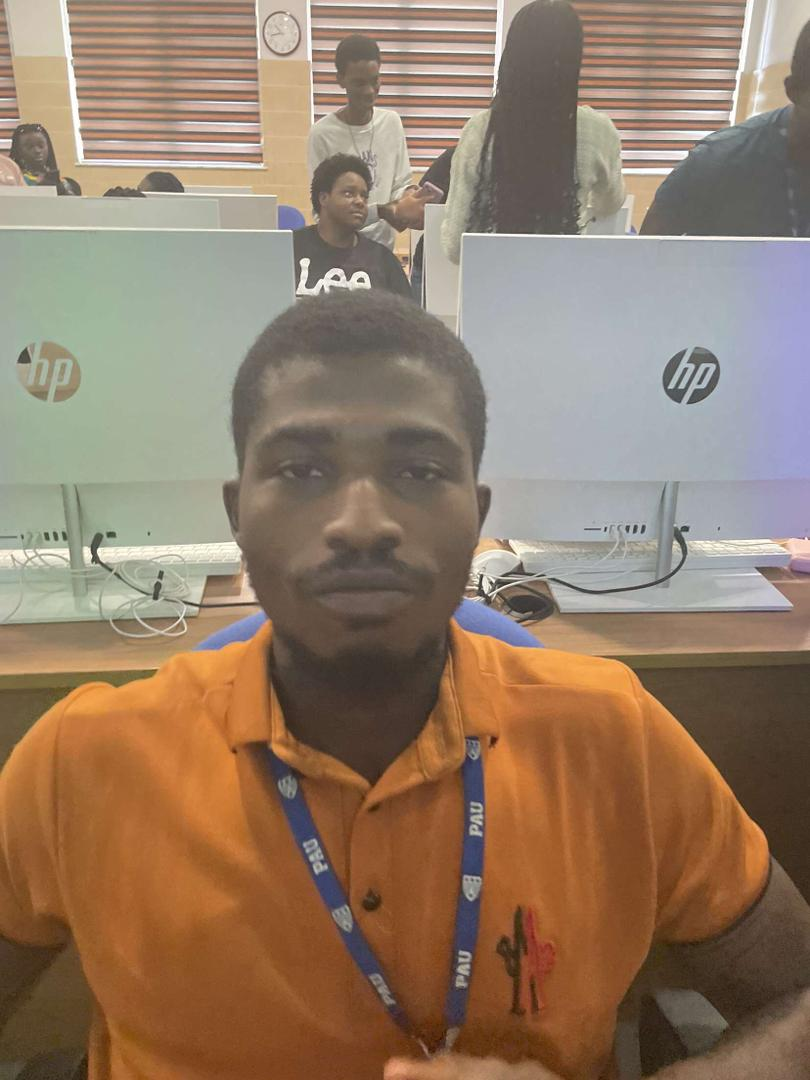
#> input picture week3/img/george.jpg, 810 x 1080 px
$ python practice_1.py
#> lines starting #> are read from the running program, lines starting #| are printed output that depends on the picture
import numpy as np
import matplotlib.pyplot as plt
import cv2 as cv

# Load the image
image = cv.imread('img/george.jpg', 0)
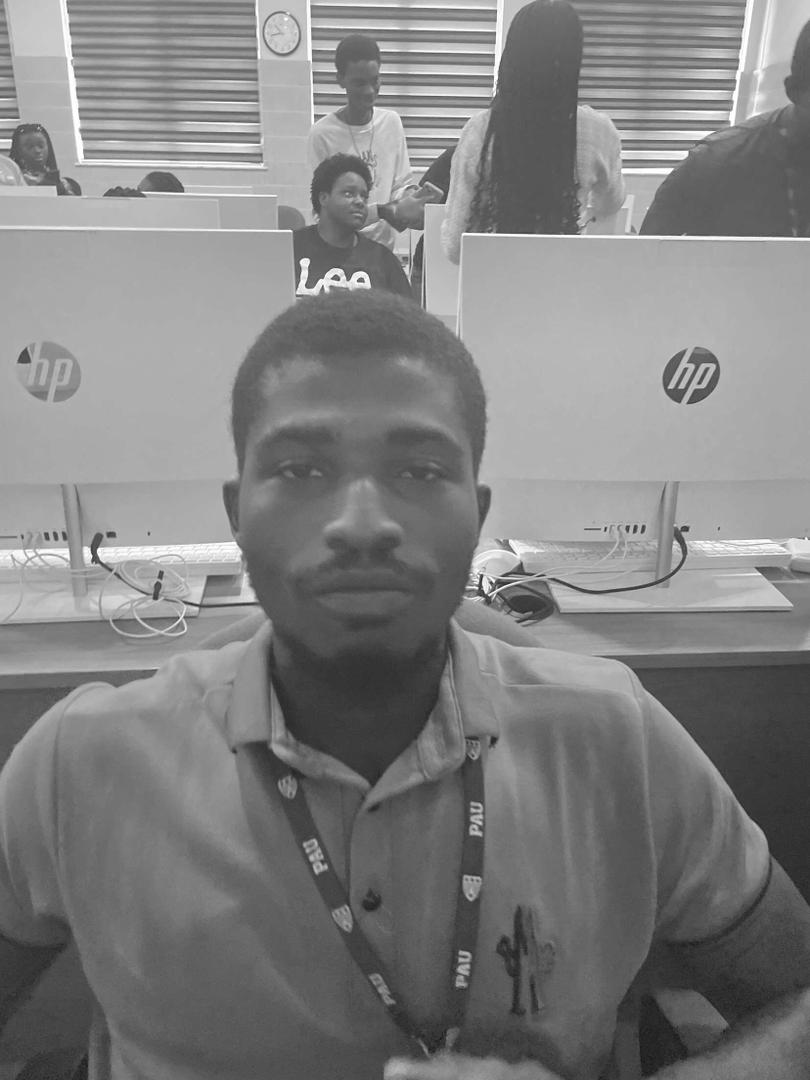
#> image: shape (1080, 810); min 25, max 255, mean 129
rows, cols = image.shape
#> rows = 1080; cols = 810

# Plot the original image
plt.subplot(1, 2, 1)
plt.title('Original Image')
plt.imshow(image)

M = np.float32([[1, 0, 100], [0, 1, 50]])
trans1 = cv.warpAffine(image, M, (cols, rows))
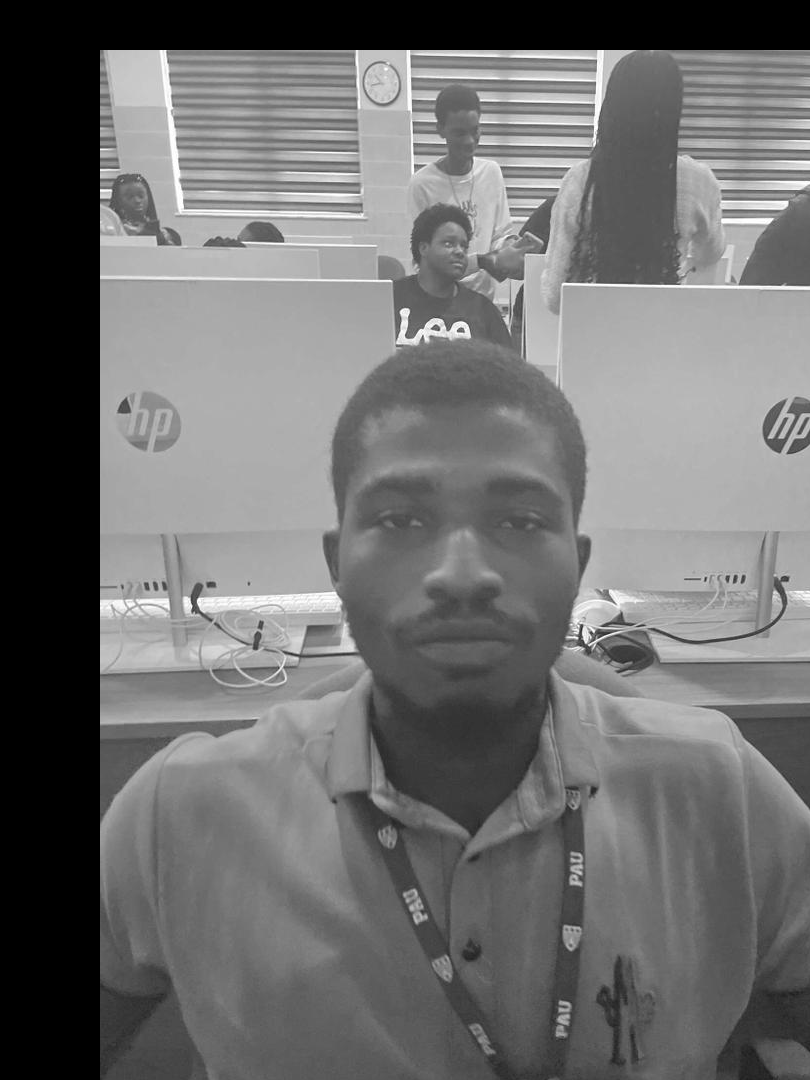
#> trans1: shape (1080, 810); min 0, max 255, mean 110.4

# Plot the translated image
plt.subplot(1, 2, 2)
plt.title('Translated Image')
plt.imshow(trans1)

cv.waitKey(0)
cv.destroyAllWindows()
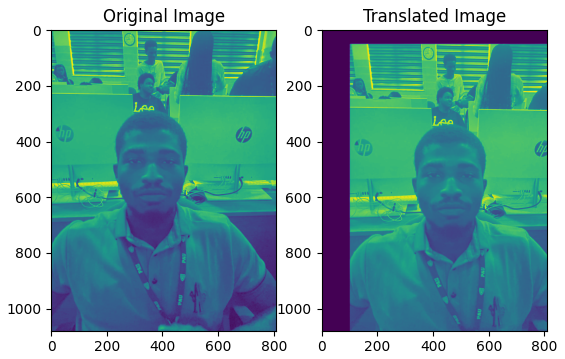
#> figure drawn by matplotlib, 2 panels

$ run again, with week3/img/anderson.jpg copied over week3/img/george.jpg
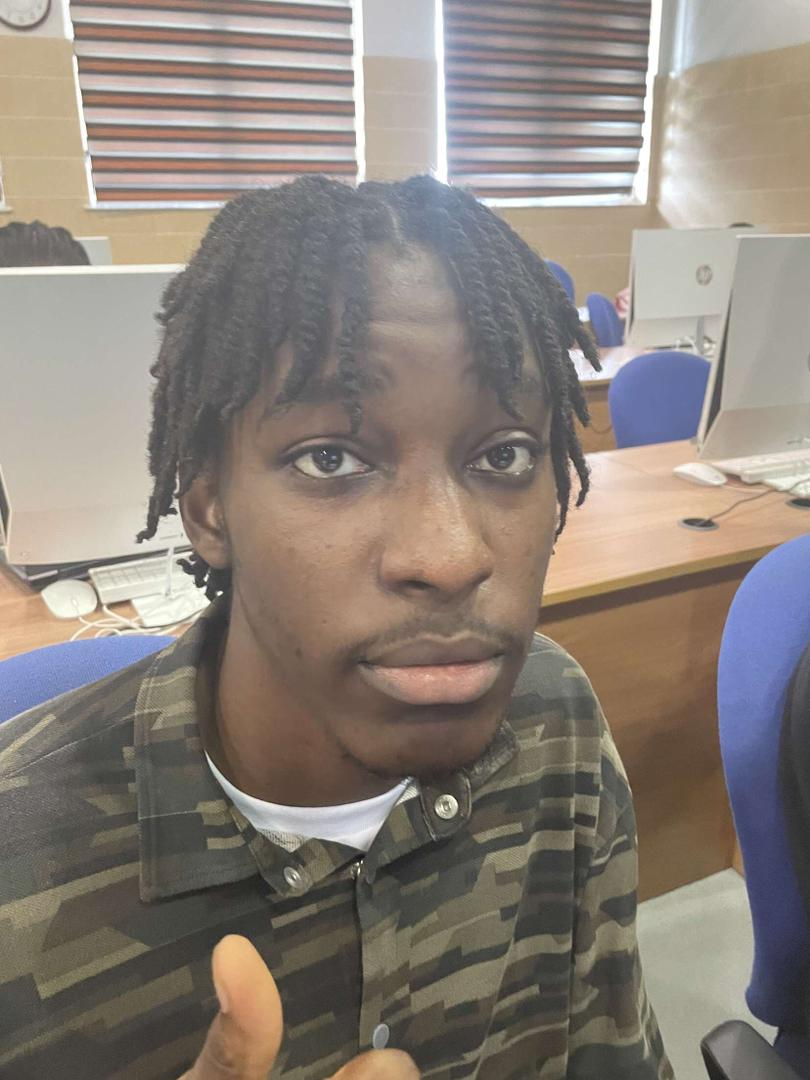
#> input picture week3/img/anderson.jpg, 810 x 1080 px
#> `trans1 = cv.warpAffine(image, M, (cols, rows))`:
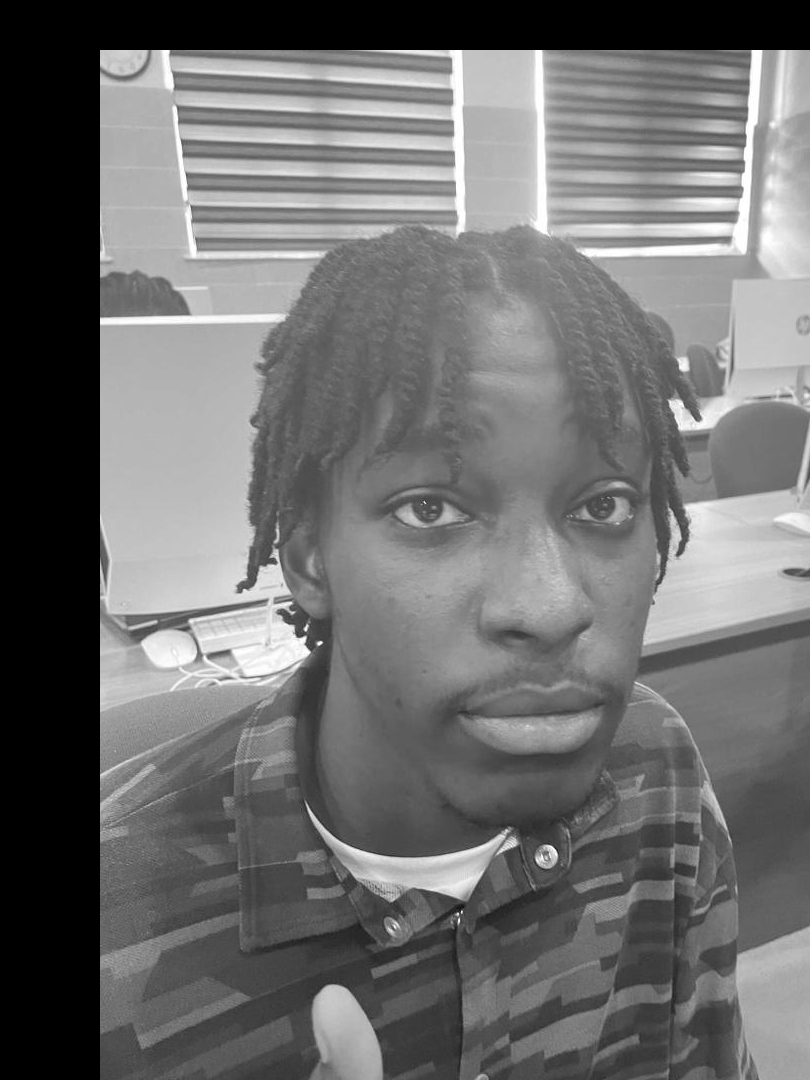
#> trans1: shape (1080, 810); min 0, max 255, mean 110.2
#> `cv.destroyAllWindows()`:
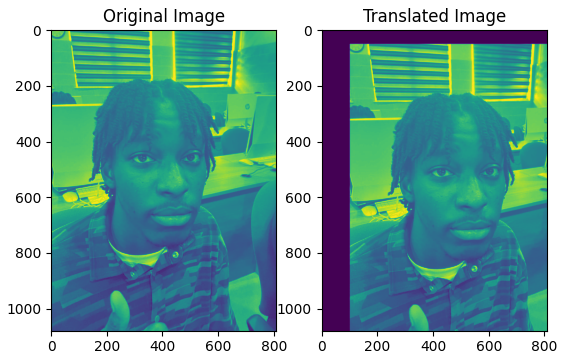
#> figure drawn by matplotlib, 2 panels

$ run again, with week3/img/chimaje.jpg copied over week3/img/george.jpg
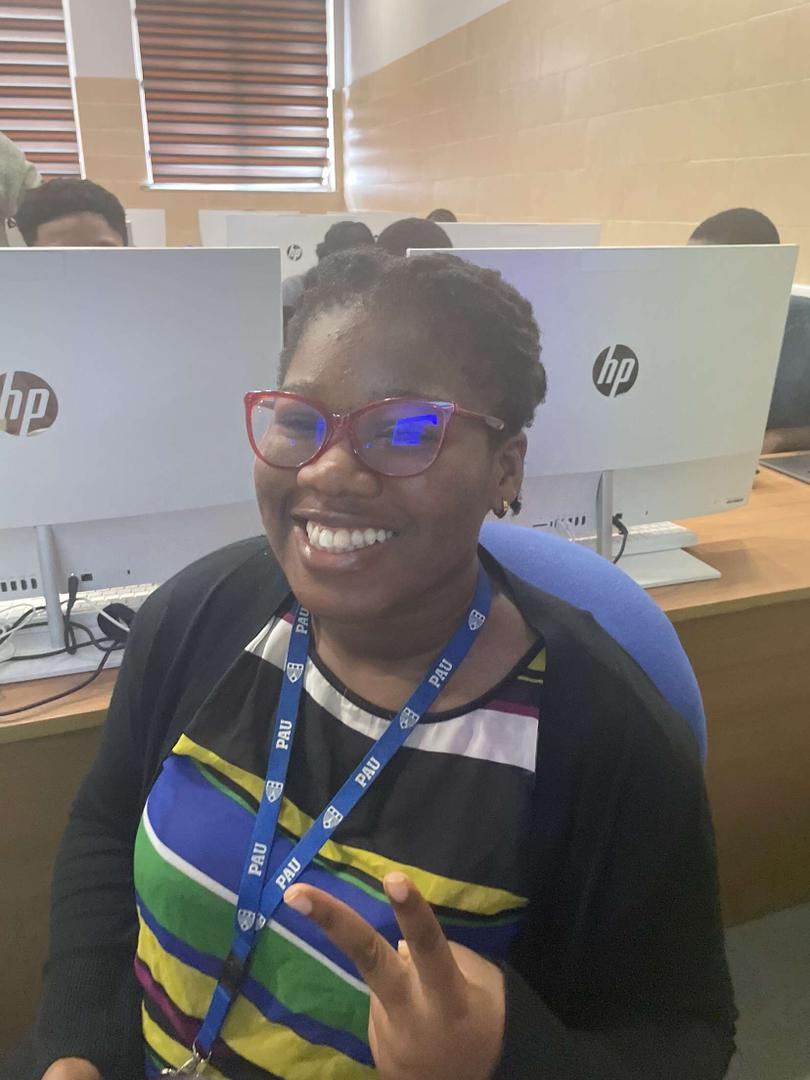
#> input picture week3/img/chimaje.jpg, 810 x 1080 px
#> `trans1 = cv.warpAffine(image, M, (cols, rows))`:
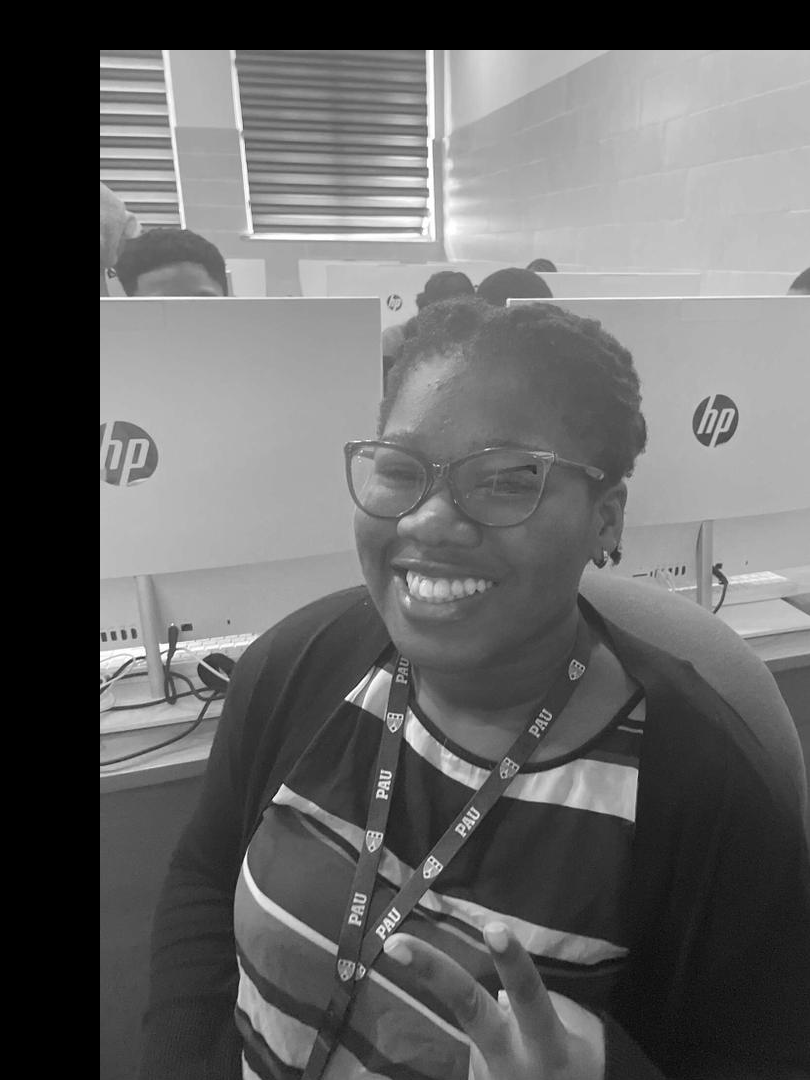
#> trans1: shape (1080, 810); min 0, max 255, mean 101.5
#> `cv.destroyAllWindows()`:
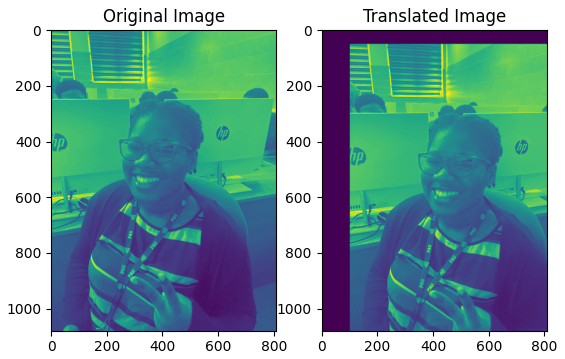
#> figure drawn by matplotlib, 2 panels

$ run again, with week3/img/desmond.jpg copied over week3/img/george.jpg
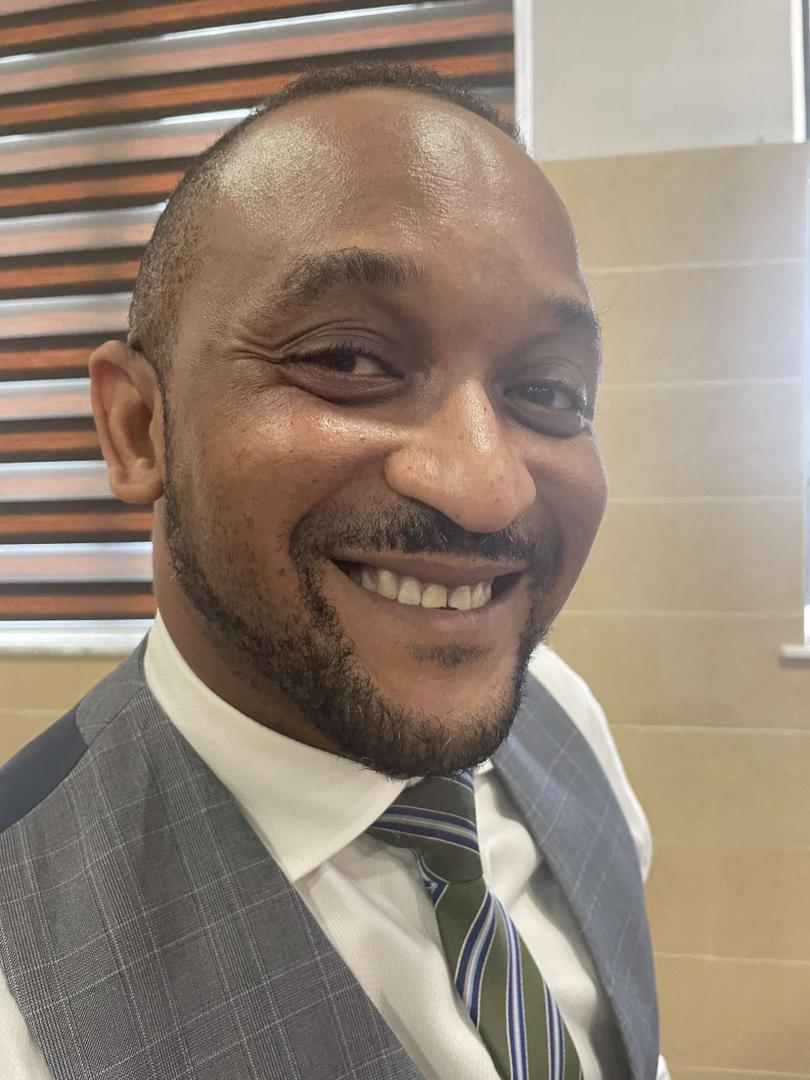
#> input picture week3/img/desmond.jpg, 810 x 1080 px
#> `trans1 = cv.warpAffine(image, M, (cols, rows))`:
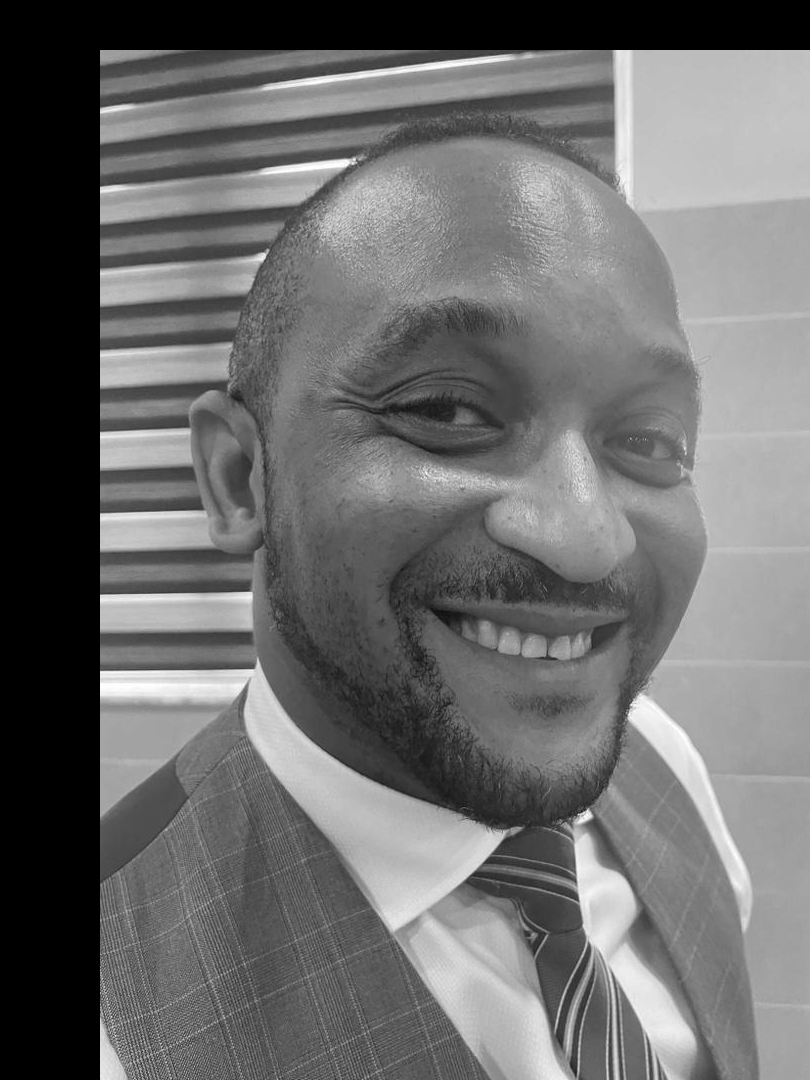
#> trans1: shape (1080, 810); min 0, max 255, mean 108.5
#> `cv.destroyAllWindows()`:
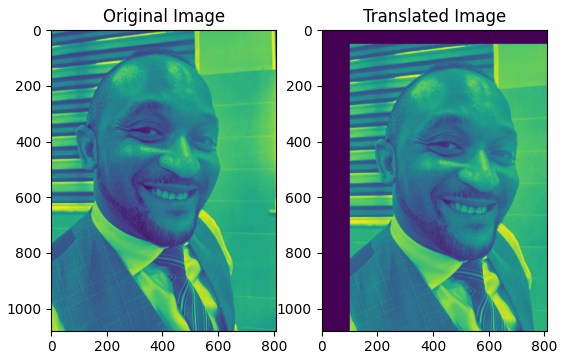
#> figure drawn by matplotlib, 2 panels
